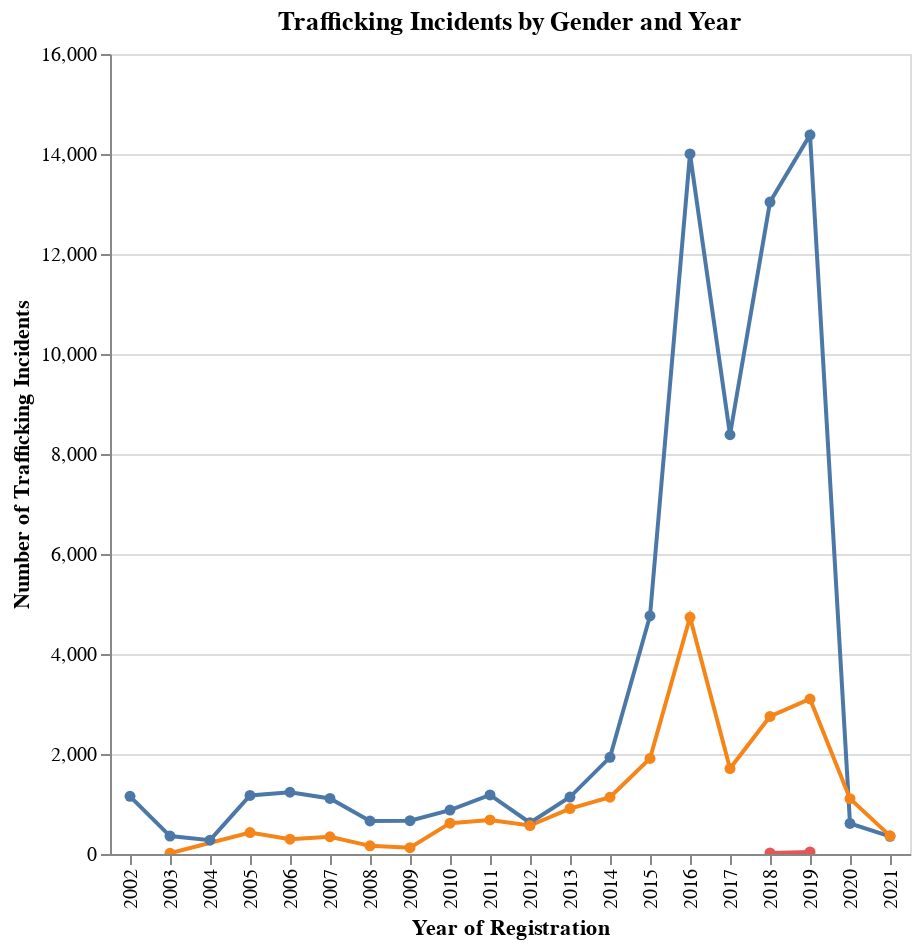

Here is the notebook cell this chart was saved with:
### Code cell
import altair as alt
import pandas as pd

# Prepare the data for Altair
gender_yearly_counts = df_clean.groupby(['yearOfRegistration', 'gender']).size().reset_index(name='count')

# Create a dropdown filter
gender_dropdown = alt.binding_select(options=gender_yearly_counts['gender'].unique(), name='Select Gender: ')
gender_selection = alt.selection_single(fields=['gender'], bind=gender_dropdown)

# Base chart
base_chart = alt.Chart(gender_yearly_counts).mark_line(point=True).encode(
    x=alt.X('yearOfRegistration:O', title='Year of Registration'),
    y=alt.Y('count:Q', title='Number of Trafficking Incidents'),
    color=alt.Color('gender:N', legend=None),  # Remove color legend for simplicity
    tooltip=['yearOfRegistration:O', 'gender:N', 'count:Q']
).properties(
    width=400,
    height=400,
    title='Trafficking Incidents by Gender and Year'
).add_selection(
    gender_selection
).transform_filter(
    gender_selection
)

# Zooming and panning
zoom_chart = base_chart.interactive()

# Display the chart
zoom_chart.save('interactive_trafficking_incidents_by_gender.html')
zoom_chart

### Figure 1 — Vega-Lite specification as saved in the notebook (floating-point values rounded to 4 significant figures)
{"config": {"view": {"continuousWidth": 300, "continuousHeight": 300}}, "data": {"name": "data-eb1301da455658fa0af5404a0c9c20bb"}, "mark": {"type": "line", "point": true}, "encoding": {"color": {"field": "gender", "legend": null, "type": "nominal"}, "tooltip": [{"field": "yearOfRegistration", "type": "ordinal"}, {"field": "gender", "type": "nominal"}, {"field": "count", "type": "quantitative"}], "x": {"field": "yearOfRegistration", "title": "Year of Registration", "type": "ordinal"}, "y": {"field": "count", "title": "Number of Trafficking Incidents", "type": "quantitative"}}, "height": 400, "params": [{"name": "param_9", "select": {"type": "point", "fields": ["gender"]}, "bind": {"input": "select", "options": ["Female", "Male", "Transgender/NonConforming"], "name": "Select Gender: "}}, {"name": "param_10", "select": {"type": "interval", "encodings": ["x", "y"]}, "bind": "scales"}], "title": "Trafficking Incidents by Gender and Year", "transform": [{"filter": {"param": "param_9"}}], "width": 400, "$schema": "https://vega.github.io/schema/vega-lite/v5.8.0.json", "datasets": {"data-eb1301da455658fa0af5404a0c9c20bb": [{"yearOfRegistration": 2002.0, "gender": "Female", "count": 1154}, {"yearOfRegistration": 2003.0, "gender": "Female", "count": 359}, {"yearOfRegistration": 2003.0, "gender": "Male", "count": 15}, {"yearOfRegistration": 2004.0, "gender": "Female", "count": 277}, {"yearOfRegistration": 2005.0, "gender": "Female", "count": 1171}, {"yearOfRegistration": 2005.0, "gender": "Male", "count": 428}, {"yearOfRegistration": 2006.0, "gender": "Female", "count": 1235}, {"yearOfRegistration": 2006.0, "gender": "Male", "count": 297}, {"yearOfRegistration": 2007.0, "gender": "Female", "count": 1112}, {"yearOfRegistration": 2007.0, "gender": "Male", "count": 345}, {"yearOfRegistration": 2008.0, "gender": "Female", "count": 660}, {"yearOfRegistration": 2008.0, "gender": "Male", "count": 163}, {"yearOfRegistration": 2009.0, "gender": "Female", "count": 666}, {"yearOfRegistration": 2009.0, "gender": "Male", "count": 126}, {"yearOfRegistration": 2010.0, "gender": "Female", "count": 878}, {"yearOfRegistration": 2010.0, "gender": "Male", "count": 617}, {"yearOfRegistration": 2011.0, "gender": "Female", "count": 1182}, {"yearOfRegistration": 2011.0, "gender": "Male", "count": 681}, {"yearOfRegistration": 2012.0, "gender": "Female", "count": 625}, {"yearOfRegistration": 2012.0, "gender": "Male", "count": 569}, {"yearOfRegistration": 2013.0, "gender": "Female", "count": 1139}, {"yearOfRegistration": 2013.0, "gender": "Male", "count": 908}, {"yearOfRegistration": 2014.0, "gender": "Female", "count": 1934}, {"yearOfRegistration": 2014.0, "gender": "Male", "count": 1136}, {"yearOfRegistration": 2015.0, "gender": "Female", "count": 4761}, {"yearOfRegistration": 2015.0, "gender": "Male", "count": 1911}, {"yearOfRegistration": 2016.0, "gender": "Female", "count": 14002}, {"yearOfRegistration": 2016.0, "gender": "Male", "count": 4734}, {"yearOfRegistration": 2017.0, "gender": "Female", "count": 8385}, {"yearOfRegistration": 2017.0, "gender": "Male", "count": 1709}, {"yearOfRegistration": 2018.0, "gender": "Female", "count": 13039}, {"yearOfRegistration": 2018.0, "gender": "Male", "count": 2751}, {"yearOfRegistration": 2018.0, "gender": "Transgender/NonConforming", "count": 22}, {"yearOfRegistration": 2019.0, "gender": "Female", "count": 14382}, {"yearOfRegistration": 2019.0, "gender": "Male", "count": 3100}, {"yearOfRegistration": 2019.0, "gender": "Transgender/NonConforming", "count": 42}, {"yearOfRegistration": 2020.0, "gender": "Female", "count": 611}, {"yearOfRegistration": 2020.0, "gender": "Male", "count": 1106}, {"yearOfRegistration": 2021.0, "gender": "Female", "count": 353}, {"yearOfRegistration": 2021.0, "gender": "Male", "count": 363}]}}
